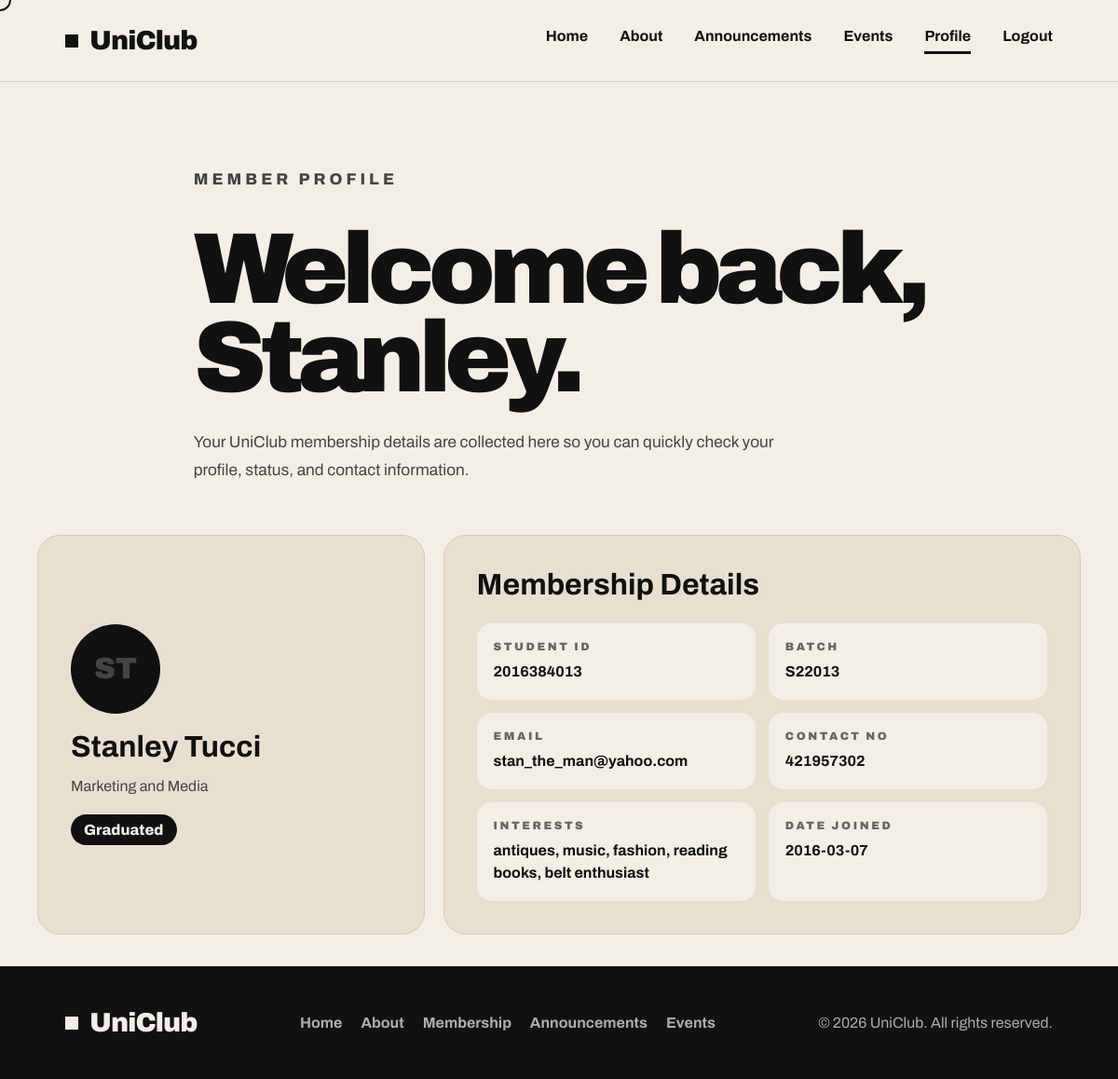
The page /phpfiles/member_profilepage.php (signed in) on the database its author committed.
### tables this page shows
CREATE TABLE `member` (
  `student_id` int(10) UNSIGNED NOT NULL,
  `first_name` text NOT NULL,
  `last_name` text NOT NULL,
  `course` text NOT NULL,
  `batch` varchar(6) NOT NULL,
  `email` varchar(50) NOT NULL,
  `contact_no` int(12) NOT NULL,
  `Interests` varchar(250) NOT NULL,
  `member_status` enum('New','Active','Inactive','Graduated') NOT NULL DEFAULT 'New',
  `date_joined` date NOT NULL
);

### phpfiles/member_profilepage.php (the view, shortened to what this page needs)
<?php
require 'db.php';
require_once 'layout.php';
$studentId = $_SESSION['username'];
$stmt = $conn->prepare(
    "SELECT student_id, first_name, last_name, course, batch, email, contact_no, interests, member_status, date_joined
     FROM member
     WHERE student_id = ?"
);
$stmt->bind_param("s", $studentId);
$stmt->execute();
$member = $stmt->get_result()->fetch_assoc();
$memberFirstName = 'Member';
if ($member && isset($member['first_name'])) {
    $memberFirstName = $member['first_name'];
}
?>
<!DOCTYPE html>
<html lang="en">
<head>
  <link rel="stylesheet" href="../css/style.css">
</head>
<body>
<main>
  <section class="page-header profile-header">
    <p class="eyebrow">MEMBER PROFILE</p>
    <h1>
      Welcome back,
      <span><?= htmlspecialchars($memberFirstName) ?>.</span>
    </h1>
    <p>Your UniClub membership details are collected here so you can quickly check your profile, status, and contact information.</p>
  </section>
  <section class="profile-layout">
    <?php if ($member): ?>
      <div class="profile-summary">
        <p class="profile-initials">
          <?= htmlspecialchars(strtoupper(substr($member['first_name'], 0, 1) . substr($member['last_name'], 0, 1))) ?>
        </p>
        <h2><?= htmlspecialchars($member['first_name'] . ' ' . $member['last_name']) ?></h2>
        <p><?= htmlspecialchars($member['course']) ?></p>
        <span><?= htmlspecialchars($member['member_status']) ?></span>
      </div>
      <div class="profile-details">
        <h2>Membership Details</h2>
        <dl>
          <div>
            <dt>Student ID</dt>
            <dd><?= htmlspecialchars($member['student_id']) ?></dd>
          </div>
          <div>
            <dt>Batch</dt>
            <dd><?= htmlspecialchars($member['batch']) ?></dd>
          </div>
          <div>
            <dt>Email</dt>
            <dd><?= htmlspecialchars($member['email']) ?></dd>
          </div>
          <div>
            <dt>Contact No</dt>
            <dd><?= htmlspecialchars($member['contact_no']) ?></dd>
          </div>
          <div>
            <dt>Interests</dt>
            <dd><?= htmlspecialchars($member['interests']) ?></dd>
          </div>
          <div>
            <dt>Date Joined</dt>
            <dd><?= htmlspecialchars($member['date_joined']) ?></dd>
          </div>
        </dl>
      </div>
    <?php endif; ?>
  </section>
</main>
</body>
</html>

### css/style.css (style rules this page uses)
* { margin:0; padding:0; box-sizing:border-box; }
main { display: flex; flex-direction: column; flex: 1; }
html { scroll-behavior:smooth; }
body { font-family:'Archivo', sans-serif; background:#f3efe7; color:#111; overflow-x:hidden; cursor:auto; padding-bottom: 120px; }
.eyebrow { font-size:0.78rem; font-weight:800; letter-spacing:0.25rem; color:#666; margin-bottom:25px; }
.hero h1, .page-header h1 { font-size:clamp(5rem, 9vw, 8.5rem); line-height:0.88; letter-spacing:-7px; font-weight:900; margin-bottom:28px; }
.hero h1 span, .page-header h1 span { display:block; }
.hero-text, .page-header p { max-width:650px; font-size:1.08rem; line-height:1.7; color:#444; margin-bottom:35px; }
.section-intro, .page-header { max-width:1200px; margin:auto; padding:90px 40px 30px; }
.profile-header { padding-bottom:20px; }
.profile-layout { max-width:1200px; margin:auto; padding:0 40px 35px; display:grid; grid-template-columns:0.85fr 1.4fr; gap:20px; }
.profile-summary, .profile-details, .admin-stats div, .recent-members { background:#e8dfd1; border:1px solid #d4cab9; border-radius:24px; padding:35px; }
.profile-summary { display:flex; flex-direction:column; justify-content:center; min-height:330px; }
.profile-initials { width:96px; height:96px; border-radius:50%; background:#111; color:#f3efe7; display:flex; align-items:center; justify-content:center; font-size:2rem; font-weight:900; margin-bottom:25px; }
.profile-summary h2, .profile-details h2, .recent-members h2 { font-size:2rem; margin-bottom:12px; }
.profile-summary p { color:#444; line-height:1.6; margin-bottom:18px; }
.profile-summary span { width:max-content; background:#111; color:#f3efe7; padding:8px 14px; border-radius:30px; font-weight:800; }
.profile-details dl { display:grid; grid-template-columns:1fr 1fr; gap:14px; margin-top:24px; }
.profile-details div { background:#f3efe7; border-radius:16px; padding:18px; }
.profile-details dt { font-size:0.75rem; font-weight:900; letter-spacing:0.16rem; color:#666; margin-bottom:8px; text-transform:uppercase; }
.profile-details dd { color:#111; font-weight:700; line-height:1.5; overflow-wrap:anywhere; }

### rows shown on the page
member: first_name "Stanley", first_name+last_name "ST", first_name+last_name "Stanley Tucci", course "Marketing and Media", member_status "Graduated", student_id "2016384013", batch "S22013", email "stan_the_man@yahoo.com", contact_no "421957302", Interests "antiques, music, fashion, reading books, belt enthusiast", date_joined "2016-03-07"
